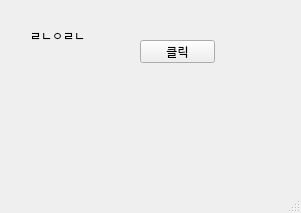
<?xml version="1.0" encoding="UTF-8"?>
<ui version="4.0">
 <class>MainWindow</class>
 <widget class="QMainWindow" name="MainWindow">
  <property name="geometry">
   <rect>
    <x>0</x>
    <y>0</y>
    <width>301</width>
    <height>213</height>
   </rect>
  </property>
  <property name="windowTitle">
   <string>MainWindow</string>
  </property>
  <widget class="QWidget" name="centralwidget">
   <widget class="QLabel" name="label">
    <property name="geometry">
     <rect>
      <x>30</x>
      <y>30</y>
      <width>56</width>
      <height>12</height>
     </rect>
    </property>
    <property name="text">
     <string>ㄹㄴㅇㄹㄴㅇ</string>
    </property>
   </widget>
   <widget class="QPushButton" name="pushButton">
    <property name="geometry">
     <rect>
      <x>140</x>
      <y>40</y>
      <width>75</width>
      <height>23</height>
     </rect>
    </property>
    <property name="text">
     <string>클릭</string>
    </property>
   </widget>
  </widget>
  <widget class="QMenuBar" name="menubar">
   <property name="geometry">
    <rect>
     <x>0</x>
     <y>0</y>
     <width>301</width>
     <height>21</height>
    </rect>
   </property>
  </widget>
  <widget class="QStatusBar" name="statusbar"/>
 </widget>
 <resources/>
 <connections/>
</ui>
